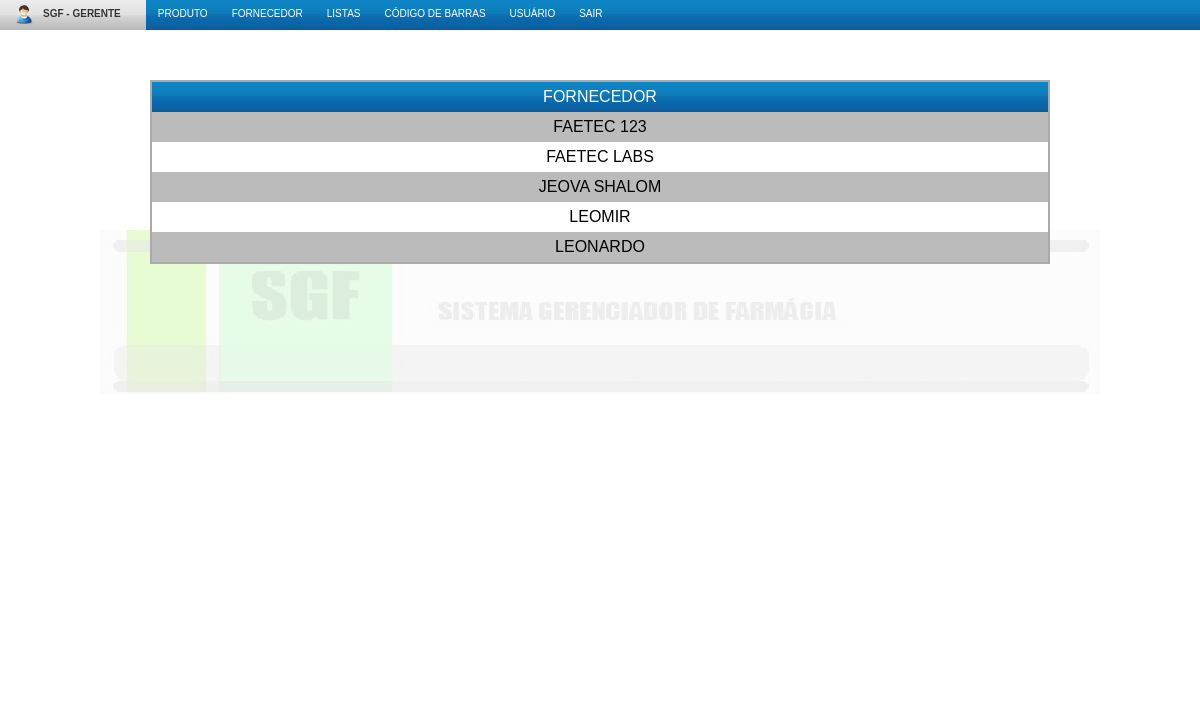
/main/listarFornecedores.php (signed in), run on the app's committed database.
### tables this page shows
CREATE TABLE IF NOT EXISTS `fornecedor` (
  `idfornecedor` int(11) NOT NULL AUTO_INCREMENT,
  `cnpj` varchar(18) NOT NULL,
  `nome` varchar(100) NOT NULL,
  `telefone` varchar(20) NOT NULL,
  `email` varchar(100) NOT NULL,
  `cep` varchar(9) NOT NULL,
  `endereco` varchar(255) NOT NULL,
  `numero` int(11) NOT NULL,
  `complemento` varchar(50) NOT NULL,
  `bairro` varchar(100) NOT NULL,
  `cidade` varchar(100) NOT NULL,
  `uf` tinyint(2) NOT NULL,
  PRIMARY KEY (`idfornecedor`)
);

### class/Fornecedor.class.php (called while the page is built, shortened)
<?php
class Fornecedor {
    public static function listarfornecedors() {
        $query = "SELECT * FROM fornecedor ORDER BY nome ASC";
        $res = mysql_query($query);
        return $res;
    }
}
?>

### main/listarFornecedores.php (the view, shortened to what this page needs)
<?php
include 'topo.php';
$fornecedor = Fornecedor::listarfornecedors();
?>
<table cellpadding=0 cellspacing=0 class="tbl_listaProd">
	<thead>
		<tr>
			<td>fornecedor</td>
		</tr>
	</thead>
	<tbody>
<?php
while($row = mysql_fetch_array($fornecedor)) {
	$table .= "<tr>";
	$table .= " <td><a href='verFornecedor.php?fornecedor=".$row['idfornecedor']."'>".$row['nome']."</a></td>";
	$table .= "</tr>";
}
print $table;
?>
	</tbody>
</table>
<?php include 'rodape.php'; ?>

### css/estilo.css (style rules this page uses)
body { text-align:center; margin:0; font: normal 16px tahoma, Arial, Helvetica, sans-serif; text-transform: uppercase; }
a, a:hover, a:visited { text-decoration: none; color: #000; }
table { margin: 0 auto; }
.tbl_cadProduto ,.tbl_altProduto, .tbl_entradaProd, .tbl_venda, .tbl_listaProd, .tbl_estoque { margin-top: 50px; }
.tbl_listaProd, .tbl_estoque, .tbl_vendaD { border:2px solid #aaa; }

### css/menu.css (style rules this page uses)
* { margin: 0; padding: 0; font-size: 100%; }

### main/listarFornecedores.php (style rules this page uses)
table { border: 0; width: 900px; }
table tr td { height: 30px; }

### data on the page
fornecedor: nome "FAETEC 123"
fornecedor: nome "FAETEC LABS"
fornecedor: nome "JEOVA SHALOM"
fornecedor: nome "LEOMIR"
fornecedor: nome "LEONARDO"

### other printed values
$_SESSION['usuario']['nome'] "GERENTE"
